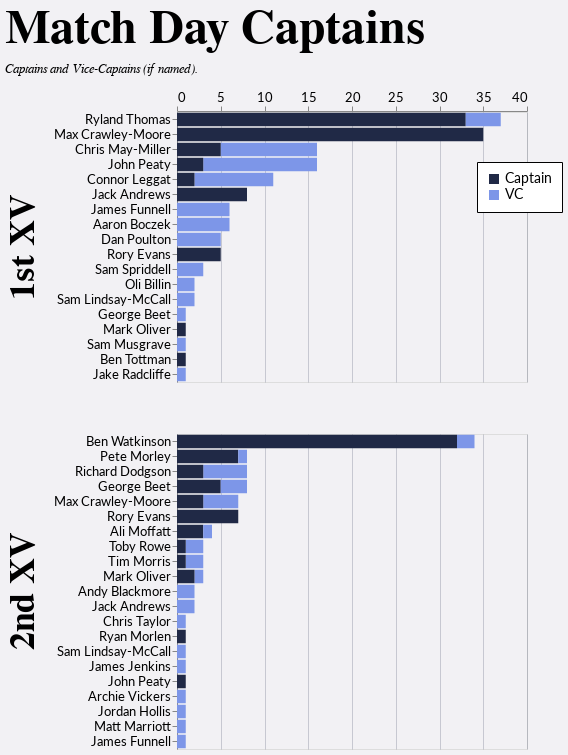

Notebook source saved alongside this figure:
### Markdown cell above
# Captains Chart

### Code cell
captains_chart(db)

### Figure 1 — Vega-Lite specification as saved in the notebook (floating-point values rounded to 4 significant figures)
{"config": {"axis": {"labelFont": "Lato, sans-serif", "titleFont": "PT Sans Narrow, Helvetica Neue, Helvetica, Arial, sans-serif", "labelFontSize": 13, "titleFontSize": 24, "gridColor": "#202947", "gridOpacity": 0.2}, "header": {"labelFont": "PT Sans Narrow, Helvetica Neue, Helvetica, Arial, sans-serif", "titleFont": "PT Sans Narrow, Helvetica Neue, Helvetica, Arial, sans-serif", "labelFontSize": 24, "titleFontSize": 28, "labelFontWeight": "bold", "orient": "left"}, "legend": {"labelFont": "Lato, sans-serif", "titleFont": "PT Sans Narrow, Helvetica Neue, Helvetica, Arial, sans-serif", "labelFontSize": 14, "titleFontSize": 16, "titlePadding": 5, "fillColor": "white", "strokeColor": "black", "padding": 10, "titleFontWeight": "lighter", "titleFontStyle": "italic", "titleColor": "gray", "offset": 10}, "title": {"font": "PT Sans Narrow, Helvetica Neue, Helvetica, Arial, sans-serif", "fontSize": 48, "fontWeight": "bold", "anchor": "start", "align": "center", "titlePadding": 20, "subtitlePadding": 10, "subtitleFontSize": 13, "subtitleColor": "", "subtitleFontStyle": "italic", "offset": 15, "color": "black"}, "axisX": {"labelAngle": 0}, "facet": {"title": null, "header": null, "align": {"row": "each", "column": "each"}}, "resolve": {"scale": {"y": "independent", "facet": "independent"}}, "background": "#f2f1f4"}, "data": {"name": "data-185353bbc4c71b6b5c38e4acead8496b"}, "mark": {"type": "bar"}, "encoding": {"color": {"field": "is_captain", "legend": {"labelExpr": "datum.value ? 'Captain' : 'VC'", "legendX": 300, "legendY": 50, "orient": "none", "title": null}, "scale": {"domain": [true, false], "range": ["#202946", "#7d96e8"]}, "type": "nominal"}, "order": {"field": "is_captain", "sort": "descending", "type": "nominal"}, "row": {"field": "squad", "header": {"labelExpr": "datum.value + ' XV'", "labelFontSize": 36, "title": null}, "spacing": 50, "title": null, "type": "nominal"}, "tooltip": [{"field": "player", "type": "nominal"}, {"field": "squad", "type": "nominal"}, {"aggregate": "sum", "field": "games", "type": "quantitative"}, {"field": "is_captain", "type": "nominal"}], "x": {"aggregate": "sum", "axis": {"orient": "top", "title": null}, "field": "games", "type": "quantitative"}, "y": {"field": "player", "sort": "-x", "title": null, "type": "nominal"}}, "height": {"step": 15}, "resolve": {"scale": {"y": "independent"}}, "title": {"text": "Match Day Captains", "subtitle": "Captains and Vice-Captains (if named)."}, "width": 350, "$schema": "https://vega.github.io/schema/vega-lite/v5.20.1.json", "datasets": {"data-185353bbc4c71b6b5c38e4acead8496b": [{"player": "Max Crawley-Moore", "squad": "1st", "season": "2022/23", "game_type": "League", "is_captain": true, "games": 15}, {"player": "Ryland Thomas", "squad": "1st", "season": "2024/25", "game_type": "League", "is_captain": true, "games": 15}, {"player": "Ryland Thomas", "squad": "1st", "season": "2023/24", "game_type": "League", "is_captain": true, "games": 13}, {"player": "Chris May-Miller", "squad": "1st", "season": "2024/25", "game_type": "League", "is_captain": false, "games": 9}, {"player": "Ben Watkinson", "squad": "2nd", "season": "2023/24", "game_type": "League", "is_captain": true, "games": 9}, {"player": "Ben Watkinson", "squad": "2nd", "season": "2021/22", "game_type": "League", "is_captain": true, "games": 9}, {"player": "Connor Leggat", "squad": "1st", "season": "2023/24", "game_type": "League", "is_captain": false, "games": 9}, {"player": "Ben Watkinson", "squad": "2nd", "season": "2022/23", "game_type": "League", "is_captain": true, "games": 9}, {"player": "Max Crawley-Moore", "squad": "1st", "season": "2021/22", "game_type": "League", "is_captain": true, "games": 8}, {"player": "Jack Andrews", "squad": "1st", "season": "2021/22", "game_type": "Friendly", "is_captain": true, "games": 5}, {"player": "Chris May-Miller", "squad": "1st", "season": "2024/25", "game_type": "League", "is_captain": true, "games": 5}, {"player": "Dan Poulton", "squad": "1st", "season": "2023/24", "game_type": "League", "is_captain": false, "games": 5}, {"player": "Max Crawley-Moore", "squad": "1st", "season": "2023/24", "game_type": "League", "is_captain": true, "games": 5}, {"player": "John Peaty", "squad": "1st", "season": "2022/23", "game_type": "League", "is_captain": false, "games": 4}, {"player": "John Peaty", "squad": "1st", "season": "2021/22", "game_type": "League", "is_captain": false, "games": 4}, {"player": "Pete Morley", "squad": "2nd", "season": "2024/25", "game_type": "League", "is_captain": true, "games": 4}, {"player": "Max Crawley-Moore", "squad": "2nd", "season": "2023/24", "game_type": "League", "is_captain": false, "games": 4}, {"player": "Ryland Thomas", "squad": "1st", "season": "2023/24", "game_type": "League", "is_captain": false, "games": 3}, {"player": "Sam Spriddell", "squad": "1st", "season": "2024/25", "game_type": "League", "is_captain": false, "games": 3}, {"player": "Rory Evans", "squad": "1st", "season": "2025/26", "game_type": "League", "is_captain": true, "games": 3}, {"player": "Jack Andrews", "squad": "1st", "season": "2021/22", "game_type": "League", "is_captain": true, "games": 3}, {"player": "Rory Evans", "squad": "2nd", "season": "2024/25", "game_type": "League", "is_captain": true, "games": 3}, {"player": "Rory Evans", "squad": "2nd", "season": "2024/25", "game_type": "Friendly", "is_captain": true, "games": 3}, {"player": "Max Crawley-Moore", "squad": "1st", "season": "2022/23", "game_type": "Cup", "is_captain": true, "games": 3}, {"player": "Ryland Thomas", "squad": "1st", "season": "2023/24", "game_type": "Cup", "is_captain": true, "games": 3}, {"player": "Richard Dodgson", "squad": "2nd", "season": "2022/23", "game_type": "League", "is_captain": false, "games": 3}, {"player": "John Peaty", "squad": "1st", "season": "2024/25", "game_type": "League", "is_captain": false, "games": 3}, {"player": "Pete Morley", "squad": "2nd", "season": "2024/25", "game_type": "Friendly", "is_captain": true, "games": 3}, {"player": "James Funnell", "squad": "1st", "season": "2021/22", "game_type": "Friendly", "is_captain": false, "games": 3}, {"player": "Andy Blackmore", "squad": "2nd", "season": "2021/22", "game_type": "League", "is_captain": false, "games": 2}, {"player": "Ben Watkinson", "squad": "2nd", "season": "2021/22", "game_type": "Friendly", "is_captain": true, "games": 2}, {"player": "Chris May-Miller", "squad": "1st", "season": "2024/25", "game_type": "Cup", "is_captain": false, "games": 2}, {"player": "Aaron Boczek", "squad": "1st", "season": "2025/26", "game_type": "League", "is_captain": false, "games": 2}, {"player": "Richard Dodgson", "squad": "2nd", "season": "2021/22", "game_type": "League", "is_captain": false, "games": 2}, {"player": "Jack Andrews", "squad": "2nd", "season": "2023/24", "game_type": "League", "is_captain": false, "games": 2}, {"player": "James Funnell", "squad": "1st", "season": "2021/22", "game_type": "League", "is_captain": false, "games": 2}, {"player": "George Beet", "squad": "2nd", "season": "2024/25", "game_type": "League", "is_captain": true, "games": 2}, {"player": "Max Crawley-Moore", "squad": "1st", "season": "2021/22", "game_type": "Cup", "is_captain": true, "games": 2}, {"player": "Ben Watkinson", "squad": "2nd", "season": "2022/23", "game_type": "Friendly", "is_captain": true, "games": 2}, {"player": "George Beet", "squad": "2nd", "season": "2025/26", "game_type": "League", "is_captain": true, "games": 2}, {"player": "Ryland Thomas", "squad": "1st", "season": "2024/25", "game_type": "Cup", "is_captain": true, "games": 2}, {"player": "Ali Moffatt", "squad": "2nd", "season": "2021/22", "game_type": "League", "is_captain": true, "games": 2}, {"player": "Toby Rowe", "squad": "2nd", "season": "2021/22", "game_type": "League", "is_captain": false, "games": 2}, {"player": "Max Crawley-Moore", "squad": "2nd", "season": "2024/25", "game_type": "League", "is_captain": true, "games": 2}, {"player": "Tim Morris", "squad": "2nd", "season": "2023/24", "game_type": "League", "is_captain": false, "games": 2}, {"player": "Connor Leggat", "squad": "1st", "season": "2023/24", "game_type": "Friendly", "is_captain": true, "games": 1}, {"player": "Oli Billin", "squad": "1st", "season": "2023/24", "game_type": "Cup", "is_captain": false, "games": 1}, {"player": "James Funnell", "squad": "1st", "season": "2025/26", "game_type": "Friendly", "is_captain": false, "games": 1}, {"player": "Chris Taylor", "squad": "2nd", "season": "2021/22", "game_type": "Friendly", "is_captain": false, "games": 1}, {"player": "George Beet", "squad": "2nd", "season": "2024/25", "game_type": "League", "is_captain": false, "games": 1}, {"player": "Ben Watkinson", "squad": "2nd", "season": "2023/24", "game_type": "Friendly", "is_captain": true, "games": 1}, {"player": "John Peaty", "squad": "1st", "season": "2024/25", "game_type": "League", "is_captain": true, "games": 1}, {"player": "Oli Billin", "squad": "1st", "season": "2023/24", "game_type": "Friendly", "is_captain": false, "games": 1}, {"player": "Aaron Boczek", "squad": "1st", "season": "2023/24", "game_type": "Cup", "is_captain": false, "games": 1}, {"player": "Ryan Morlen", "squad": "2nd", "season": "2023/24", "game_type": "League", "is_captain": true, "games": 1}, {"player": "Max Crawley-Moore", "squad": "2nd", "season": "2023/24", "game_type": "League", "is_captain": true, "games": 1}, {"player": "Pete Morley", "squad": "2nd", "season": "2021/22", "game_type": "League", "is_captain": false, "games": 1}, {"player": "Mark Oliver", "squad": "2nd", "season": "2023/24", "game_type": "League", "is_captain": false, "games": 1}, {"player": "Sam Lindsay-McCall", "squad": "2nd", "season": "2024/25", "game_type": "Friendly", "is_captain": false, "games": 1}, {"player": "Max Crawley-Moore", "squad": "1st", "season": "2021/22", "game_type": "Friendly", "is_captain": true, "games": 1}, {"player": "Connor Leggat", "squad": "1st", "season": "2023/24", "game_type": "League", "is_captain": true, "games": 1}, {"player": "Mark Oliver", "squad": "2nd", "season": "2023/24", "game_type": "League", "is_captain": true, "games": 1}, {"player": "Ben Watkinson", "squad": "2nd", "season": "2021/22", "game_type": "Cup", "is_captain": false, "games": 1}, {"player": "Ben Watkinson", "squad": "2nd", "season": "2022/23", "game_type": "League", "is_captain": false, "games": 1}, {"player": "George Beet", "squad": "2nd", "season": "2021/22", "game_type": "League", "is_captain": false, "games": 1}, {"player": "John Peaty", "squad": "1st", "season": "2023/24", "game_type": "League", "is_captain": true, "games": 1}, {"player": "George Beet", "squad": "2nd", "season": "2025/26", "game_type": "Cup", "is_captain": true, "games": 1}, {"player": "James Jenkins", "squad": "2nd", "season": "2022/23", "game_type": "Friendly", "is_captain": false, "games": 1}, {"player": "George Beet", "squad": "1st", "season": "2025/26", "game_type": "Friendly", "is_captain": false, "games": 1}, {"player": "Ali Moffatt", "squad": "2nd", "season": "2021/22", "game_type": "Cup", "is_captain": true, "games": 1}, {"player": "Rory Evans", "squad": "1st", "season": "2025/26", "game_type": "Cup", "is_captain": true, "games": 1}, {"player": "John Peaty", "squad": "1st", "season": "2021/22", "game_type": "Cup", "is_captain": false, "games": 1}, {"player": "Mark Oliver", "squad": "1st", "season": "2023/24", "game_type": "Cup", "is_captain": true, "games": 1}, {"player": "John Peaty", "squad": "2nd", "season": "2024/25", "game_type": "League", "is_captain": true, "games": 1}, {"player": "Max Crawley-Moore", "squad": "1st", "season": "2023/24", "game_type": "Friendly", "is_captain": true, "games": 1}, {"player": "Sam Musgrave", "squad": "1st", "season": "2023/24", "game_type": "League", "is_captain": false, "games": 1}, {"player": "Richard Dodgson", "squad": "2nd", "season": "2022/23", "game_type": "Cup", "is_captain": true, "games": 1}, {"player": "Tim Morris", "squad": "2nd", "season": "2024/25", "game_type": "League", "is_captain": true, "games": 1}, {"player": "Archie Vickers", "squad": "2nd", "season": "2023/24", "game_type": "Friendly", "is_captain": false, "games": 1}, {"player": "Ryland Thomas", "squad": "1st", "season": "2023/24", "game_type": "Cup", "is_captain": false, "games": 1}, {"player": "Jordan Hollis", "squad": "2nd", "season": "2021/22", "game_type": "League", "is_captain": false, "games": 1}, {"player": "Richard Dodgson", "squad": "2nd", "season": "2022/23", "game_type": "League", "is_captain": true, "games": 1}, {"player": "Sam Lindsay-McCall", "squad": "1st", "season": "2021/22", "game_type": "Friendly", "is_captain": false, "games": 1}, {"player": "Ali Moffatt", "squad": "2nd", "season": "2021/22", "game_type": "League", "is_captain": false, "games": 1}, {"player": "Toby Rowe", "squad": "2nd", "season": "2021/22", "game_type": "Cup", "is_captain": true, "games": 1}, {"player": "Aaron Boczek", "squad": "1st", "season": "2023/24", "game_type": "League", "is_captain": false, "games": 1}, {"player": "Aaron Boczek", "squad": "1st", "season": "2025/26", "game_type": "Cup", "is_captain": false, "games": 1}, {"player": "Mark Oliver", "squad": "2nd", "season": "2023/24", "game_type": "Friendly", "is_captain": true, "games": 1}, {"player": "Matt Marriott", "squad": "2nd", "season": "2021/22", "game_type": "League", "is_captain": false, "games": 1}, {"player": "James Funnell", "squad": "2nd", "season": "2023/24", "game_type": "League", "is_captain": false, "games": 1}, {"player": "Rory Evans", "squad": "2nd", "season": "2024/25", "game_type": "Cup", "is_captain": true, "games": 1}, {"player": "Rory Evans", "squad": "1st", "season": "2025/26", "game_type": "Friendly", "is_captain": true, "games": 1}, {"player": "Richard Dodgson", "squad": "2nd", "season": "2021/22", "game_type": "League", "is_captain": true, "games": 1}, {"player": "George Beet", "squad": "2nd", "season": "2024/25", "game_type": "Friendly", "is_captain": false, "games": 1}, {"player": "John Peaty", "squad": "1st", "season": "2022/23", "game_type": "League", "is_captain": true, "games": 1}, {"player": "Ben Tottman", "squad": "1st", "season": "2024/25", "game_type": "League", "is_captain": true, "games": 1}, {"player": "Aaron Boczek", "squad": "1st", "season": "2022/23", "game_type": "League", "is_captain": false, "games": 1}, {"player": "John Peaty", "squad": "1st", "season": "2021/22", "game_type": "Friendly", "is_captain": false, "games": 1}, {"player": "Sam Lindsay-McCall", "squad": "1st", "season": "2023/24", "game_type": "Friendly", "is_captain": false, "games": 1}, {"player": "Jake Radcliffe", "squad": "1st", "season": "2025/26", "game_type": "Cup", "is_captain": false, "games": 1}]}}
